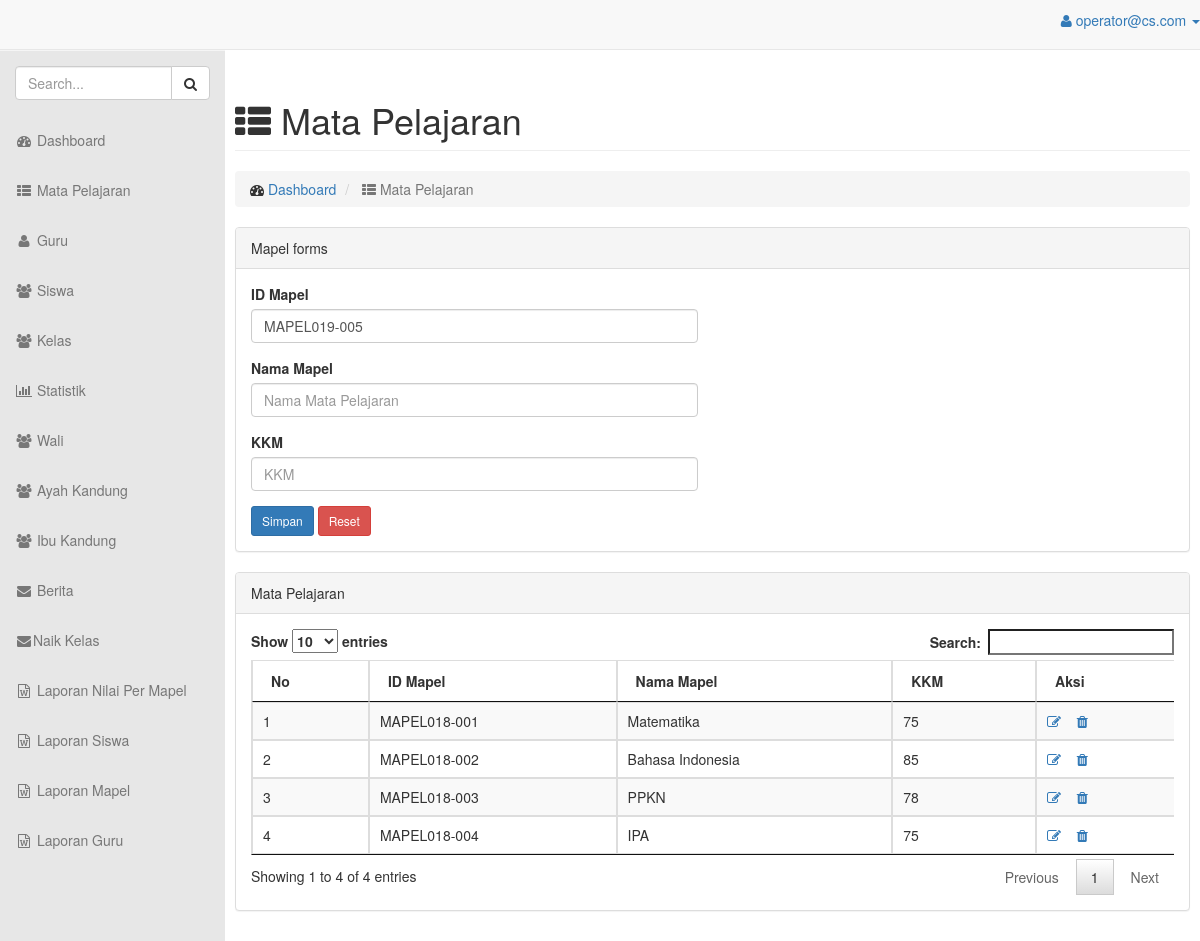
Screenshot of /admin/index.php?view=mata_pelajaran (signed in) with the database file from the repository.
### tables this page shows
CREATE TABLE `mapel` (
  `id_mapel` char(12) NOT NULL,
  `nama_mapel` varchar(100) NOT NULL,
  `kkm` int(10) NOT NULL
);

### admin/inc/page.php (called while the page is built, shortened)
<?php
include_once 'header.php';
include_once 'footer.php';
?>

### admin/lib/operation/mapel/auto.php (called while the page is built, shortened)
<?php
include_once 'lib/operation/koneksi.php';
function random_char( $panjang ) {
  $karakter = 'ABCDEFGHIJKLMNOPQRSTUVWXYZ';
  for ( $i = 0; $i < $panjang; $i++ ) {
    $pos = rand( 0, strlen( $karakter ) - 1 );
  }
return "MAPEL";
}
$years = date( 'Y' );
$get_3_number_of_year = substr( $years,-3 );
$get_data = mysqli_query( $conn, "SELECT RIGHT(id_mapel,3) FROM mapel ORDER BY RIGHT(id_mapel,3) DESC" );
$check_data = mysqli_num_rows( $get_data );
$fetch_data = mysqli_fetch_array( $get_data );
$maxid = $fetch_data[0];
$custom_code = random_char(3) . $get_3_number_of_year . '-';
if ( empty( $check_data ) ) {
  $new_code = 1;
} else {
  $the_code = substr( $maxid, -3 );
  $new_code = $the_code + 1;
}
$kd = '';
if ( $new_code >= 1 && $new_code < 10 ) :
  $kd .= $custom_code."00".$new_code;
elseif ( $new_code >= 10 && $new_code < 100 ) :
  $kd .= $custom_code."0".$new_code;
else :
  $kd .= $custom_code.$new_code;
endif;
?>

### admin/view/mata_pelajaran.php (the view, shortened to what this page needs)
 <?php include_once 'lib/operation/mapel/auto.php';?>
 <div id="page-wrapper">
        <div class="row">
            <div class="col-lg-12">
                <h1 class="page-header"><span class="fa fa-th-list"></span> Mata Pelajaran</h1>
            </div>
        </div>
        <div class="row">
            <div class="col-lg-12">
            <div>
                <ol class="breadcrumb">
                        <li>
                            <i class="fa fa-dashboard"></i>  <a href="index.php?view=home">Dashboard</a>
                        </li>
                        <li class="active">
                            <i class="fa fa-th-list"></i> Mata Pelajaran
                        </li>
                    </ol>
              </div>
                <div class="panel panel-default">
                    <div class="panel-heading">
                        Mapel forms
                    </div>
                    <div class="panel-body">
                        <div class="row">
                            <div class="col-lg-6">
                                <form role="form" method="post" action="index.php?view=insert_mapel">
                                    <div class="form-group">
                                        <label>ID Mapel</label>
                                        <input type="text" class="form-control" name="id_mapel" value="<?php echo $kd;?>" required>
                                    </div>
                                    <div class="form-group">
                                        <label>Nama Mapel</label>
                                        <input type="text" class="form-control" placeholder="Nama Mata Pelajaran" name="nama_mapel" required>
                                    </div>
                                     <div class="form-group">
                                        <label>KKM</label>
                                        <input type="number" class="form-control" placeholder="KKM" name="kkm" required>
                                    </div>
                                    <button type="submit" class="btn btn-sm btn-primary">Simpan</button>
                                    <button type="reset" class="btn btn-sm btn-danger">Reset</button>
                                </form>
                            </div>
                        </div>
                    </div>
                </div>
            </div>
        </div>
         <div class="row">
         <div class="col-lg-12">
              <div class="panel panel-default">
                        <div class="panel-heading">
                            Mata Pelajaran
                        </div>
                <div class="panel-body">
                            <div class="table-responsive dataTable_wrapper">
                               <table class="table table-striped table-bordered table-hover" id="dataTables-example">
                                    <thead >
                                        <tr>
                                            <th>No</th>
                                            <th>ID Mapel</th>
                                            <th>Nama Mapel</th>
                                            <th>KKM</th>
                                            <th  align="center">Aksi</th>
                                        </tr>
                                    </thead>
                                    <tbody>
                                    <?php
                                      $q = "SELECT * FROM mapel ORDER BY id_mapel ASC";
                                      $sql = mysql_query($q);
                                      $no = 1;
                                      while($res = mysql_fetch_array($sql)){?>
                                        <tr>
                                          <td><?php echo $no; ?></td>
                                          <td><?php echo $res[0]; ?></td>
                                          <td><?php echo $res[1]; ?></td>
                                          <td><?php echo $res[2]; ?></td>
                                          <td>
                                            <a href="index.php?view=edit_mapel&id_mapel=<?php echo $res[0];?>"><i class="fa fa-edit"></i></a>
                                            <a onclick="return confirm('Anda yakin?')" href="index.php?view=delete_mapel&id_mapel=<?php echo $res[0];?>"><i class="fa fa-trash"></i></a>
                                          </td>
                                        </tr>
                                      <?php
                                        $no++;
                                      }
                                      ?>
                                </tbody>
                                </table>
                            </div>
                        </div>
             </div>
        </div>
        </div>
    </div>
</div>

### admin/css/sb-admin.css (style rules this page uses)
body { margin-top: 100px; background-color: #f5f5f5; }
@media (min-width:768px) { body { margin-top: 50px; } }
#page-wrapper { width: 100%; padding: 0; background-color: #fff; }
@media (min-width:768px) { #page-wrapper { padding: 10px; } }

### rows the page displays
mapel: id_mapel "MAPEL018-001", nama_mapel "Matematika", kkm "75"
mapel: id_mapel "MAPEL018-002", nama_mapel "Bahasa Indonesia", kkm "85"
mapel: id_mapel "MAPEL018-003", nama_mapel "PPKN", kkm "78"
mapel: id_mapel "MAPEL018-004", nama_mapel "IPA", kkm "75"

### other values shown
$_SESSION['email_admin'] "operator@cs.com"
